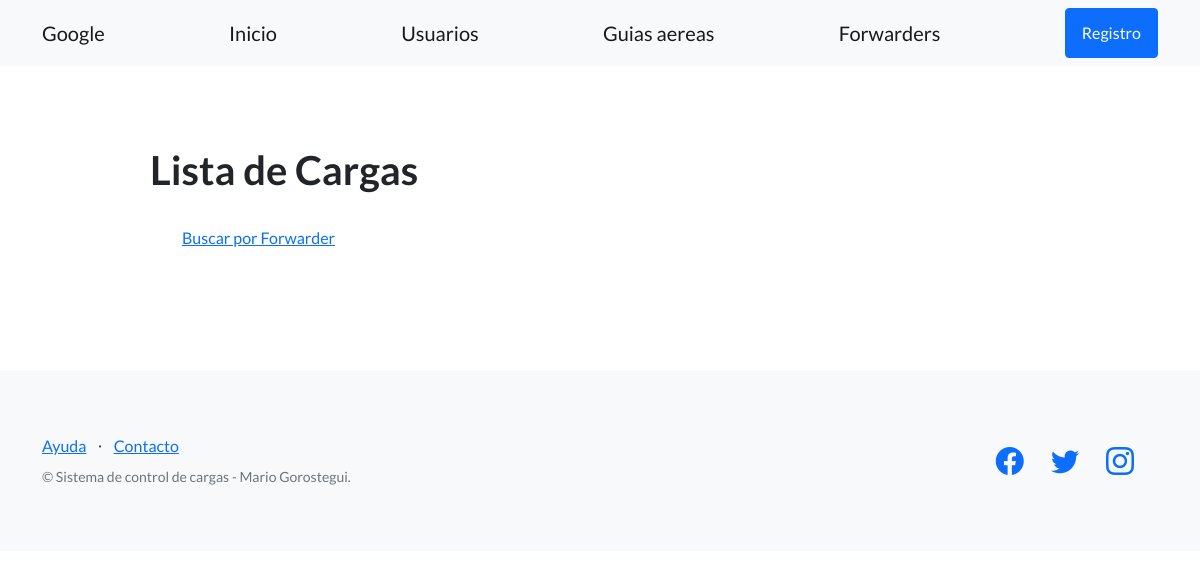
Page /lst_cargas/ on the earlier database version.
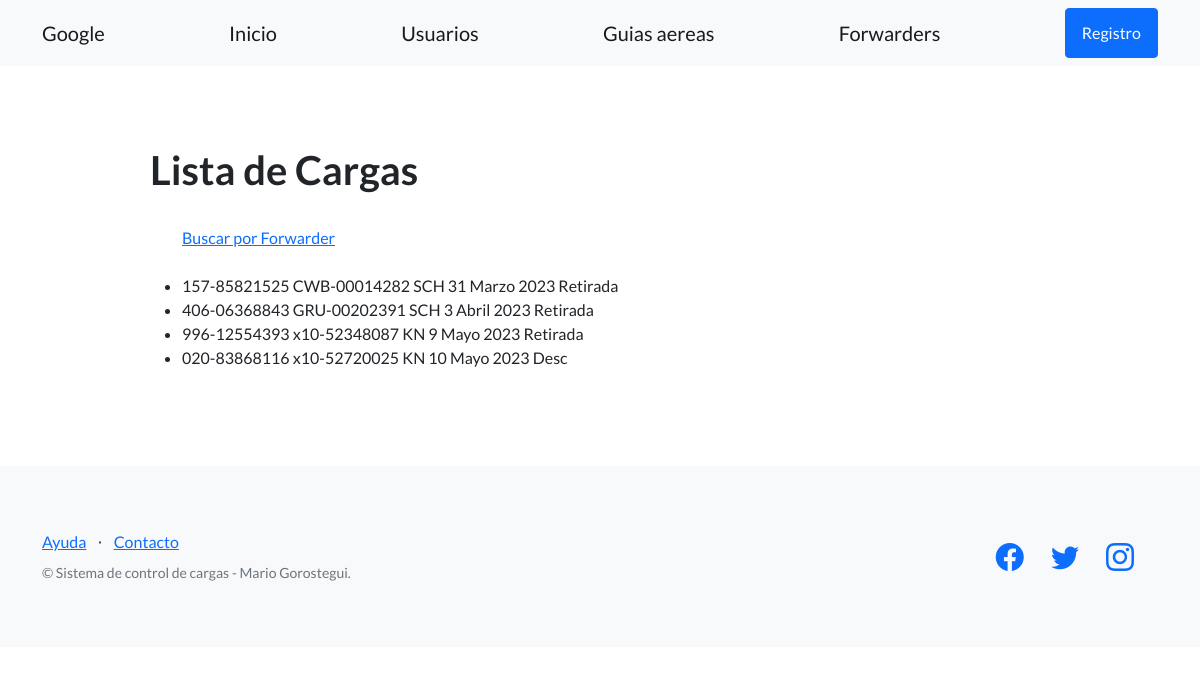
Same page on the later database version.
### app_seg_cargas/models.py (models this page shows, shortened)
class Cargas(models.Model):
    mawb=models.CharField(max_length=12,blank=True)
    hawb=models.CharField(max_length=12)
    incoterm = models.CharField(max_length=20,blank=True)
    area = models.CharField(max_length=64)
    abrev_fwr = models.CharField(max_length=6)
    cotizacion = models.FloatField(blank=True)
    bultos = models.IntegerField()
    peso = models.FloatField()
    volumen = models.FloatField()
    atd = models.DateField(blank=True)
    ata = models.DateField(blank=True)
    estado = models.CharField(max_length=12,blank=True)
    retiro = models.DateField(blank=True)

### proyecto_cargas/views.py (the view)
# urls.py: path('lst_cargas/',lista_guias,name="Cargas"),
def lista_guias (request):
    contexto = {
        "shipments": Cargas.objects.all(),
     }
    http_responde= render(
        request=request,
        template_name= 'proyecto_cargas/lista_guias.html',
        context = contexto,
    )
    return http_responde

### app_seg_cargas/templates/proyecto_cargas/lista_guias.html
{% extends 'proyecto_cargas/base.html' %}
{% block contenido %}
<section>
    <div>
      <h1>Lista de Cargas</h1>
      <ul>
      <br>
      <a href="{% url "buscar_fwr" %}">Buscar por Forwarder</a>
      <br>
      <br>
      {% for shp in shipments %}
        <li>{{ shp.mawb }} {{ shp.hawb }} {{shp.abrev_fwr}}  {{shp.ata}} {{shp.estado}}</li>
      {% endfor %}
      </ul>
    </div>
  </section>
{% endblock contenido %}

### app_seg_cargas/templates/proyecto_cargas/base.html (shortened to what this page needs)
{% load static %}
<!DOCTYPE html>
<html lang="en">
    <head>
        <link href="https://cdn.jsdelivr.net/npm/bootstrap-icons@1.5.0/font/bootstrap-icons.css" rel="stylesheet" type="text/css" />
        <link href="{% static 'css/styles.css' %}" rel="stylesheet" />
    </head>
    <body>
        <nav class="navbar navbar-light bg-light static-top">
            <div class="container">
                <a class="navbar-brand" href="https://google.com">Google</a>
                <a class="navbar-brand" href={% url 'Inicio' %}>Inicio</a>
                <a class="navbar-brand" href={% url 'Usuarios' %}>Usuarios</a>
                <a class="navbar-brand" href={% url 'Cargas' %}>Guias aereas</a>
                <a class="navbar-brand" href={% url 'Agentes' %}>Forwarders</a>
                <a class="btn btn-primary" href="#signup">Registro</a>
            </div>
        </nav>
        <section style="padding:80px 150px;">
            {% block contenido %}
            {% endblock contenido %}
        </section>
        <footer class="footer bg-light">
            <div class="container">
                <div class="row">
                    <div class="col-lg-6 h-100 text-center text-lg-start my-auto">
                        <ul class="list-inline mb-2">
                            <li class="list-inline-item"><a href="#!">Ayuda</a></li>
                            <li class="list-inline-item">⋅</li>
                            <li class="list-inline-item"><a href="#!">Contacto</a></li>
                        </ul>
                        <p class="text-muted small mb-4 mb-lg-0">&copy; Sistema de control de cargas - Mario Gorostegui.</p>
                    </div>
                    <div class="col-lg-6 h-100 text-center text-lg-end my-auto">
                        <ul class="list-inline mb-0">
                            <li class="list-inline-item me-4">
                                <a href="#!"><i class="bi-facebook fs-3"></i></a>
                            </li>
                            <li class="list-inline-item me-4">
                                <a href="#!"><i class="bi-twitter fs-3"></i></a>
                            </li>
                            <li class="list-inline-item me-4">
                                <a href="https://www.instagram.com/espndeportes/?hl=es"><i class="bi-instagram fs-3"></i></a>
                            </li>
                        </ul>
                    </div>
                </div>
            </div>
        </footer>
    </body>
</html>

Differences in the rows shown:
added Cargas: mawb "157-85821525", hawb "CWB-00014282", abrev_fwr "SCH", ata "31 Marzo 2023", estado "Retirada"
added Cargas: mawb "406-06368843", hawb "GRU-00202391", abrev_fwr "SCH", ata "3 Abril 2023", estado "Retirada"
added Cargas: mawb "996-12554393", hawb "x10-52348087", abrev_fwr "KN", ata "9 Mayo 2023", estado "Retirada"
added Cargas: mawb "020-83868116", hawb "x10-52720025", abrev_fwr "KN", ata "10 Mayo 2023", estado "Desc"
